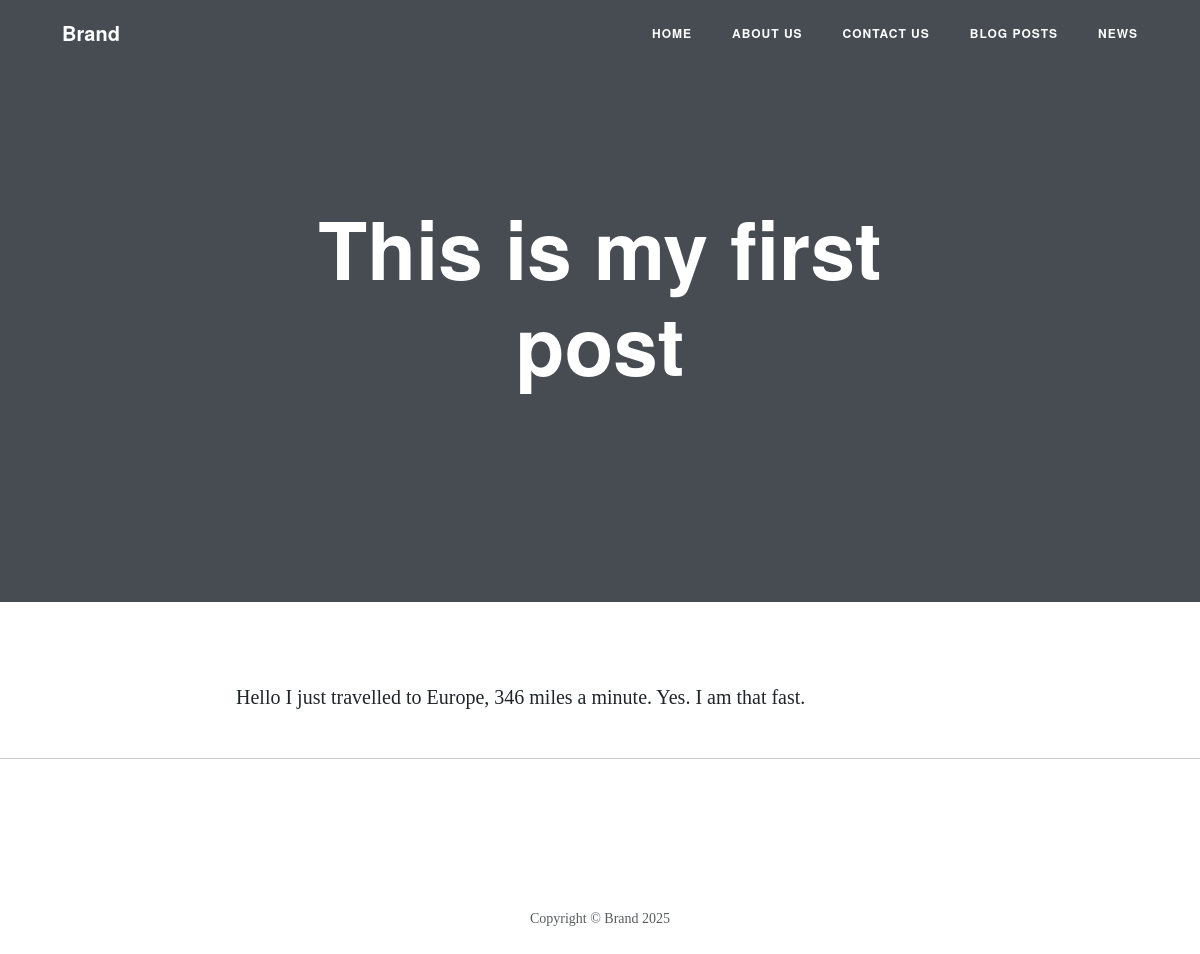
The page /blog-post/1/ on the database its author committed.
### blog/models.py (models this page shows, shortened)
class Post(models.Model):
    title = models.CharField(max_length=255, default="My title") #When we create a field, which is mandatory, we should also provide a default
    subheading = models.CharField(max_length=255 , null= True, blank=True)
    author = models.CharField(max_length=190, null=True, blank=True)
    published_date = models.DateField(auto_now_add=True)
    content = HTMLField()
    class Meta:
        verbose_name_plural = "Posts"

### blog/views.py (the view)
# urls.py: path('blog-post/<int:pk>/' , BlogPost.as_view(), name = "post"),
class BlogPost(DetailView):
    template_name = "post.html"
    model = Post
    def get_object(self, queryset=None):
        return super().get_object()
    def get_context_data(self, **kwargs):
        obj = self.get_object()
        context = super().get_context_data(**kwargs)
        context['title'] = obj.title
        context['subheading'] = obj.subheading
        context['author'] = obj.author
        context['content'] = obj.content
        context['published_date'] = obj.published_date
        print(obj.subheading)
        return context

### blog/templates/post.html (shortened to what this page needs)
{% extends "base.html" %}
{% block heading %}
{{ title }}
{% endblock %}
{% block content %}
    <div class="container">
            <div class="row">
                    <article>
                        <div class="container">
                                <div class="col-md-10 col-lg-8 mx-auto">
                                    {{ content |safe }}
                                </div>
                        </div>
                    </article>
            </div>
        </div>
        <hr>
    {% endblock %}

### rows shown on the page
Post: title "This is my first post", content "Hello I just travelled to Europe, 346 miles a minute. Yes. I am that fast."
